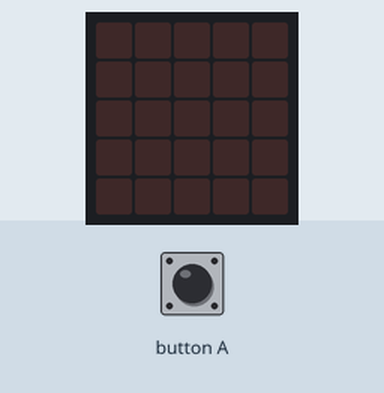
Simulated run of this program. Board: BBC micro:bit (MakeCode). On the bench: the board's 5×5 LED display. The test bench sets the inputs (shaded band).

Above: at 1.2 s.
1.3 s: button A pressed for 0.15 s
At 2.5 s:
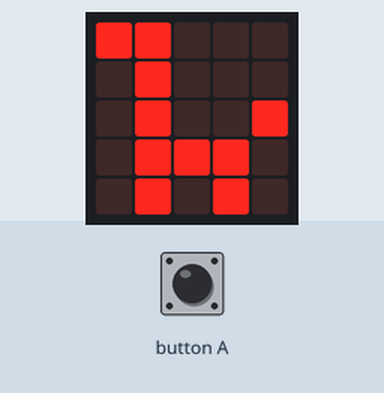
At 3.7 s:
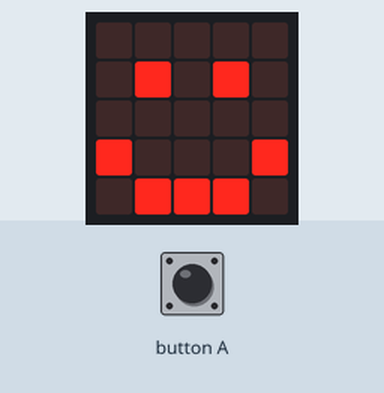
Timing chart, 0 to 5.2 s (numbered marks = the images above; inputs shaded):
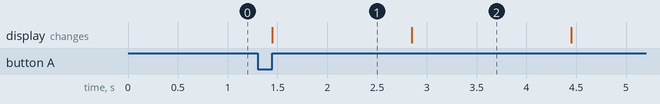

Measured:
- after the input at 1.3 s, the display: changes after 0.15 s (image 1)
- what the display in image 1 shows lasts 1.4 s, from 1.5 s to 2.9 s

The program:

main.ts
```typescript
input.onButtonPressed(Button.A, function () {
    for (let index = 0; index < 4; index++) {
        basic.showLeds(`
            # # . . .
            . # . . .
            . # . . #
            . # # # .
            . # . # .
            `)
        basic.pause(1000)
        basic.showIcon(IconNames.Happy)
        basic.pause(1000)
        basic.showLeds(`
            . . . . .
            . . . . .
            . # # # .
            # # . # .
            . . . # #
            `)
        basic.pause(1000)
    }
    basic.clearScreen()
})
basic.forever(function () {

})
```

test.ts
```typescript
// aquí va el archivo "tests"; esto no se compilará cuando este paquete se utilice como una extensión.
```
